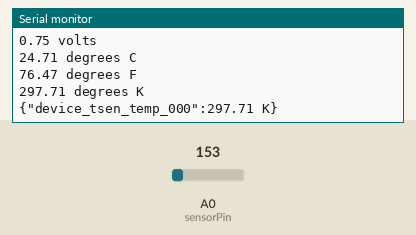
Recording of a sketch running on a simulated Arduino Uno, built with avr-gcc and run on an emulated ATmega328P. On the bench: the last lines printed to the serial monitor. Inputs (shaded band) come from the test bench; at power-on: A0 (sensorPin) = 153.

Above: at 1.8 s.
1.9 s: A0 (sensorPin) set to 165
At 2.7 s:
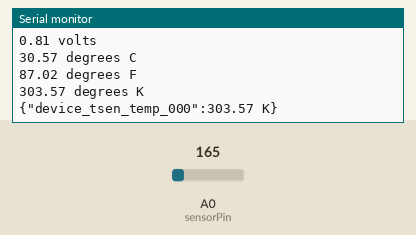
3.4 s: A0 (sensorPin) set to 175
At 5.1 s:
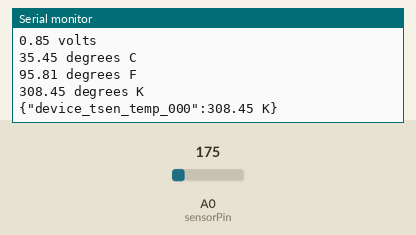
Timing chart, 0 to 6.6 s (numbered marks = the images above; inputs shaded):
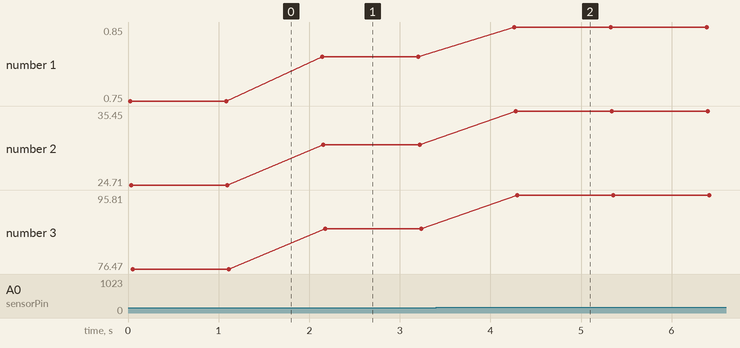

The sketch:

analog_tmp36.ino.ino
```cpp
//TMP36 Pin Variables

int sensorPin = 0; //the analog pin the TMP36's Vout (sense) pin is connected to
                        //the resolution is 10 mV / degree centigrade with a
                        //500 mV offset to allow for negative temperatures

/*
 * setup() - this function runs once when you turn your Arduino on
 * We initialize the serial connection with the computer
 */
void setup()
{
  Serial.begin(9600);  //Start the serial connection with the computer
                       //to view the result open the serial monitor
}

void loop()                     // run over and over again
{
  // gets voltage reading from the temperature sensor at analog in 0
  int reading = analogRead(sensorPin);

  // converts reading to voltage, for 3.3v arduino use 3.3
  float voltage = reading * 5.0;
  voltage /= 1024.0;

  // Print sensor 1
  Serial.println("Temperature Sensor 1");

  // Print out the voltage
  Serial.print(voltage);
  Serial.println(" volts");

  // converts voltage reading to temperature in degree Celsius
  float temperatureC = (voltage - 0.5) * 100 ;  //converting from 10 mv per degree wit 500 mV offset
                                                //to degrees ((voltage - 500mV) times 100)

  // Prints out temperature with unit Celcius
  Serial.print(temperatureC);
  Serial.println(" degrees C");

  // converts Celcius to Fahrenheit
  float temperatureF = (temperatureC * 9.0 / 5.0) + 32.0;

  // Prints out temperature with unit Fahrenheit
  Serial.print(temperatureF);
  Serial.println(" degrees F");

  // Converts Celcius to Kelvin
  float temperatureK = temperatureC + 273;


  // Prints out temperature with unit Kelvin
  Serial.print(temperatureK);
  Serial.println(" degrees K");

  String cosmos_value =  "{\"device_tsen_temp_000\":"
           + String(temperatureK)
           + " K}";

  // prints out device tsen with temperature reading in Kelvin
  Serial.println(cosmos_value);
  Serial.println();

  delay(1000);  //waiting a second
}
```

Measured:
- after the input at 1.9 s, the serial monitor: prints a new line after 0.24 s (image 1)
- after the input at 3.4 s, the serial monitor: prints a new line after 0.87 s (image 2)
- plotted number 1: 0.75 → 0.81 after the input at 1.9 s, 0.81 → 0.85 after the input at 3.4 s
- plotted number 2: 24.71 → 30.57 after the input at 1.9 s, 30.57 → 35.45 after the input at 3.4 s
- plotted number 3: 76.47 → 87.02 after the input at 1.9 s, 87.02 → 95.81 after the input at 3.4 s
